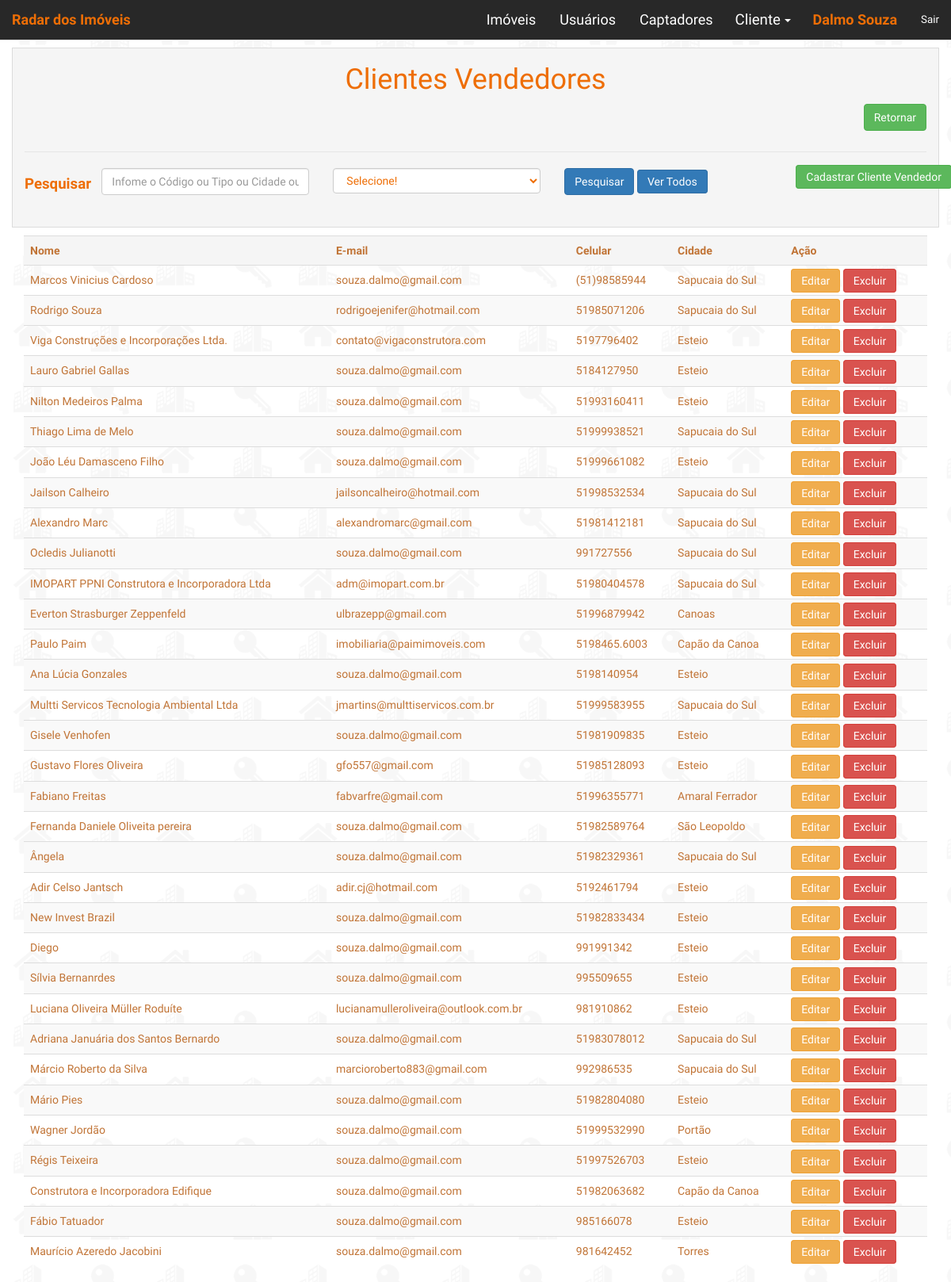
/clientevendedor/index.php (signed in), run on the app's committed database.
### tables this page shows
CREATE TABLE IF NOT EXISTS `clientevendedor` (
  `idcliven` int(11) NOT NULL,
  `nomecliven` varchar(100) DEFAULT NULL,
  `cpf` varchar(20) DEFAULT NULL,
  `cnpj` varchar(18) NOT NULL,
  `email` varchar(50) DEFAULT NULL,
  `telefone` varchar(20) DEFAULT NULL,
  `celular` varchar(20) DEFAULT NULL,
  `logradouro` varchar(255) NOT NULL,
  `numero` int(11) NOT NULL,
  `cep` varchar(10) NOT NULL,
  `cidade` varchar(80) NOT NULL,
  `bairro` varchar(80) NOT NULL,
  `conjuge` varchar(150) NOT NULL,
  `cpfconjuge` varchar(14) NOT NULL,
  `pessoacontato` varchar(150) NOT NULL,
  `status` varchar(10) DEFAULT NULL,
  `login` varchar(80) NOT NULL,
  `senha` varchar(8) NOT NULL,
  `obs` varchar(255) NOT NULL
);

### clientevendedor/index.php (the view, shortened to what this page needs)
<?php
$termo = (isset($_GET['termo'])) ? $_GET['termo'] : '';
if (empty($termo)):
	$conexao = conexao::getInstance();
	$sql = 'SELECT * FROM clientevendedor where 1';
	$stm = $conexao->prepare($sql);
	$stm->execute();
	$clientes = $stm->fetchAll(PDO::FETCH_OBJ);
endif;
?>
<!DOCTYPE html>
<html>
<head>
	<link rel="stylesheet" type="text/css" href="css/bootstrap.min.css">
	<link rel="stylesheet" type="text/css" href="css/index.css">
	<link rel="stylesheet" href="../css/footer.css">
    <link rel="stylesheet" href="../css/navbar-top.css">
</head>
<body>
    <?php include('../navbar-log.php');?>
	<div class='container cabe'>
		<h1 class="text-center text-laranja">Clientes Vendedores</h1>
		<fieldset>
			<legend><a href='../area.php' class="btn btn-voltar btn-success pull-right">Retornar</a><br><br></legend>
			<form action="" method="get" id='form-contato' class="form-horizontal">
				<div class="row">
					<div class="col-xs-12 col-sm-3 col-md-1 col-lg-1 text-center">
						<label class=" control-label text-laranja" for="termo" style="font-size: 14pt;">Pesquisar</label>
					</div>
					<div class='col-xs-12 col-sm-3 col-md-3 col-lg-3'>
				    	<input type="text" class="form-control text-laranja" id="termo" name="termo" placeholder="Infome o Código ou Tipo ou Cidade ou Corretor ou Proprietário ou Valor"><br>
					</div>
					<div class='col-xs-12 col-sm-3 col-md-3 col-lg-3 div-mar'>
						<select size="1" name="combo" class="form-control text-laranja">
							<option selected value="1">Selecione!</option>
						</select>
					</div>
					<div class="col-xs-12 col-sm-3 col-md-3 col-lg-3 text-left div-mar">
					    <button type="submit" class="btn show btn-md btn-primary">Pesquisar</button>
					    <a href='index.php' class="btn show btn-md btn-primary">Ver Todos</a>
					</div>
					<div class="col-xs-12 col-sm-12 col-md-2 col-lg-2 text-right">
						<a href='cadastro.php' class="btn show btn-md btn-success">Cadastrar Cliente Vendedor</a>
					</div>
				   </div>
			</form>
		</fieldset>
	</div>
	<div class="container show2">
	<?php if(!empty($clientes)):?>
				<table class="table table-striped">
					<tr class='active'>
						<th>Nome</th>
						<th>E-mail</th>
						<th>Celular</th>
						<th>Cidade</th>
						<th>Ação</th>
					</tr>
					<?php foreach($clientes as $cliente):?>
						<tr>
							<td><?=$cliente->nomecliven?></td>
							<td><?=$cliente->email?></td>
							<td><?=$cliente->celular?></td>
							<td><?=$cliente->cidade?></td>
							<td>
								<a href='editar.php?idcliven=<?=$cliente->idcliven?>' class="show btn btn-md show btn-warning">Editar</a>
								<a href='javascript:void(0)' class="show btn btn-md btn-danger" rel="<?=$cliente->idcliven?>">Excluir</a>
							</td>
						</tr>
					<?php endforeach;?>
				</table>
			<?php else: ?>
				<h3 class="text-center text-primary">Não existem imóveis cadastrados!</h3>
			<?php endif; ?>
		</div>
</body>
</html>

### clientevendedor/css/index.css (style rules this page uses)
.container { margin-top: 10px; }
form { margin-bottom: 20px; }
.text-laranja { color: #ee6e06!important; }
.cabe { background: #f5f5f5; margin-top: 60px!important; border: 0.5px #dcdcdc solid; }
table { color: #c17436!important; }
@media (min-width: 768px) { .show { display: inline!important; } }
@media (min-width: 768px) { .show2 { display: block!important; } }

### css/footer.css (style rules this page uses)
html { font-family: 'Ubuntu Condensed', sans-serif!important; background-image: url("../img/bg.png"); background-repeat:repeat; margin: 0; }

### css/navbar-top.css (style rules this page uses)
html, body { font-family: 'Ubuntu Condensed', sans-serif!important; background-image: url("../img/bg.png"); background-repeat:repeat; margin: 0; }

### data on the page
clientevendedor: nomecliven "Marcos Vinicius Cardoso", email "souza.dalmo@gmail.com", celular "(51)98585944", cidade "Sapucaia do Sul"
clientevendedor: nomecliven "Rodrigo Souza", email "rodrigoejenifer@hotmail.com", celular "51985071206", cidade "Sapucaia do Sul"
clientevendedor: nomecliven "Viga Construções e Incorporações Ltda.", email "contato@vigaconstrutora.com", celular "5197796402", cidade "Esteio"
clientevendedor: nomecliven "Lauro Gabriel Gallas", email "souza.dalmo@gmail.com", celular "5184127950", cidade "Esteio"
clientevendedor: nomecliven "Nilton Medeiros Palma", email "souza.dalmo@gmail.com", celular "51993160411", cidade "Esteio"
clientevendedor: nomecliven "Thiago Lima de Melo", email "souza.dalmo@gmail.com", celular "51999938521", cidade "Sapucaia do Sul"
clientevendedor: nomecliven "João Léu Damasceno Filho", email "souza.dalmo@gmail.com", celular "51999661082", cidade "Esteio"
clientevendedor: nomecliven "Jailson Calheiro", email "jailsoncalheiro@hotmail.com", celular "51998532534", cidade "Sapucaia do Sul"
clientevendedor: nomecliven "Alexandro Marc", email "alexandromarc@gmail.com", celular "51981412181", cidade "Sapucaia do Sul"
clientevendedor: nomecliven "Ocledis Julianotti", email "souza.dalmo@gmail.com", celular "991727556", cidade "Sapucaia do Sul"
clientevendedor: nomecliven "IMOPART PPNI Construtora e Incorporadora Ltda", email "adm@imopart.com.br", celular "51980404578", cidade "Sapucaia do Sul"
clientevendedor: nomecliven "Everton Strasburger Zeppenfeld", email "ulbrazepp@gmail.com", celular "51996879942", cidade "Canoas"
clientevendedor: nomecliven "Paulo Paim", email "imobiliaria@paimimoveis.com", celular "5198465.6003", cidade "Capão da Canoa"
clientevendedor: nomecliven "Ana Lúcia Gonzales", email "souza.dalmo@gmail.com", celular "5198140954", cidade "Esteio"
clientevendedor: nomecliven "Multti Servicos Tecnologia Ambiental Ltda", email "jmartins@multtiservicos.com.br", celular "51999583955", cidade "Sapucaia do Sul"
clientevendedor: nomecliven "Gisele Venhofen", email "souza.dalmo@gmail.com", celular "51981909835", cidade "Esteio"
clientevendedor: nomecliven "Gustavo Flores Oliveira", email "gfo557@gmail.com", celular "51985128093", cidade "Esteio"
clientevendedor: nomecliven "Fabiano Freitas", email "fabvarfre@gmail.com", celular "51996355771", cidade "Amaral Ferrador"
clientevendedor: nomecliven "Fernanda Daniele Oliveita pereira", email "souza.dalmo@gmail.com", celular "51982589764", cidade "São Leopoldo"
clientevendedor: nomecliven "Ângela", email "souza.dalmo@gmail.com", celular "51982329361", cidade "Sapucaia do Sul"
clientevendedor: nomecliven "Adir Celso Jantsch", email "adir.cj@hotmail.com", celular "5192461794", cidade "Esteio"
clientevendedor: nomecliven "New Invest Brazil", email "souza.dalmo@gmail.com", celular "51982833434", cidade "Esteio"
clientevendedor: nomecliven "Diego", email "souza.dalmo@gmail.com", celular "991991342", cidade "Esteio"
clientevendedor: nomecliven "Sílvia Bernanrdes", email "souza.dalmo@gmail.com", celular "995509655", cidade "Esteio"
clientevendedor: nomecliven "Luciana Oliveira Müller Roduíte", email "lucianamulleroliveira@outlook.com.br", celular "981910862", cidade "Esteio"
clientevendedor: nomecliven "Adriana Januária dos Santos Bernardo", email "souza.dalmo@gmail.com", celular "51983078012", cidade "Sapucaia do Sul"
clientevendedor: nomecliven "Márcio Roberto da Silva", email "marcioroberto883@gmail.com", celular "992986535", cidade "Sapucaia do Sul"
clientevendedor: nomecliven "Mário Pies", email "souza.dalmo@gmail.com", celular "51982804080", cidade "Esteio"
clientevendedor: nomecliven "Wagner Jordão", email "souza.dalmo@gmail.com", celular "51999532990", cidade "Portão"
clientevendedor: nomecliven "Régis Teixeira", email "souza.dalmo@gmail.com", celular "51997526703", cidade "Esteio"
clientevendedor: nomecliven "Construtora e Incorporadora Edifique", email "souza.dalmo@gmail.com", celular "51982063682", cidade "Capão da Canoa"
clientevendedor: nomecliven "Fábio Tatuador", email "souza.dalmo@gmail.com", celular "985166078", cidade "Esteio"
clientevendedor: nomecliven "Maurício Azeredo Jacobini", email "souza.dalmo@gmail.com", celular "981642452", cidade "Torres"

### other printed values
$logado "Dalmo Souza"
